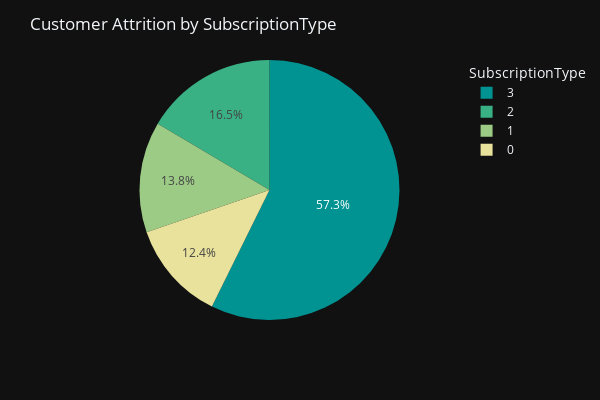

The cell this chart's notebook holds for it:
### Markdown cell above
### ‣ Individuals with PaymentMethod 3 (Electronic check) have attrited the most, maybe because of the reason that electronic payments are riskier as the money account is prone to attack.

### Code cell
fig = px.pie(data,
             names='PaymentMethod',
             values='HasAttrited',
             color_discrete_sequence=px.colors.diverging.Temps)

fig.update_layout(
    template="plotly_dark",  
    title="Customer Attrition by SubscriptionType",  
    legend=dict(title="SubscriptionType"),  
    width=600,
    height=400
)

### Figure 1 — Plotly figure (JSON) as saved in the notebook; plotly's stock layout.template omitted (floating-point values rounded to 4 significant figures; data arrays with more than 128 entries replaced by an {"elided": "..."} marker saying what was removed)
{"data": [{"domain": {"x": [0, 1], "y": [0, 1]}, "hovertemplate": "PaymentMethod=%{label}<br>HasAttrited=%{value}<extra></extra>", "labels": {"elided": "7032 int values"}, "legendgroup": "", "name": "", "showlegend": true, "type": "pie", "values": {"elided": "7032 int values"}}], "layout": {"height": 400, "legend": {"title": {"text": "SubscriptionType"}, "tracegroupgap": 0}, "margin": {"t": 60}, "piecolorway": ["rgb(0, 147, 146)", "rgb(57, 177, 133)", "rgb(156, 203, 134)", "rgb(233, 226, 156)", "rgb(238, 180, 121)", "rgb(232, 132, 113)", "rgb(207, 89, 126)"], "title": {"text": "Customer Attrition by SubscriptionType"}, "width": 600}}
